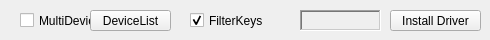
   <widget class="QWidget" name="multi_input">
    <attribute name="title">
     <string>Multi-Input</string>
    </attribute>
    <widget class="QLabel" name="multiInputStatusLabel">
     <property name="geometry">
      <rect>
       <x>300</x>
       <y>10</y>
       <width>81</width>
       <height>21</height>
      </rect>
     </property>
     <property name="frameShape">
      <enum>QFrame::Shape::WinPanel</enum>
     </property>
     <property name="frameShadow">
      <enum>QFrame::Shadow::Sunken</enum>
     </property>
     <property name="alignment">
      <set>Qt::AlignmentFlag::AlignCenter</set>
     </property>
    </widget>
    <widget class="QPushButton" name="installInterceptionButton">
     <property name="geometry">
      <rect>
       <x>390</x>
       <y>10</y>
       <width>91</width>
       <height>21</height>
      </rect>
     </property>
     <property name="focusPolicy">
      <enum>Qt::FocusPolicy::NoFocus</enum>
     </property>
     <property name="text">
      <string>Install Driver</string>
     </property>
     <property name="autoDefault">
      <bool>false</bool>
     </property>
    </widget>
    <widget class="QCheckBox" name="filterKeysCheckBox">
     <property name="geometry">
      <rect>
       <x>190</x>
       <y>10</y>
       <width>91</width>
       <height>21</height>
      </rect>
     </property>
     <property name="focusPolicy">
      <enum>Qt::FocusPolicy::NoFocus</enum>
     </property>
     <property name="text">
      <string>FilterKeys</string>
     </property>
     <property name="checked">
      <bool>true</bool>
     </property>
    </widget>
    <widget class="QCheckBox" name="multiInputEnableCheckBox">
     <property name="geometry">
      <rect>
       <x>20</x>
       <y>10</y>
       <width>71</width>
       <height>21</height>
      </rect>
     </property>
     <property name="focusPolicy">
      <enum>Qt::FocusPolicy::NoFocus</enum>
     </property>
     <property name="text">
      <string>MultiDevice</string>
     </property>
    </widget>
    <widget class="QPushButton" name="multiInputDeviceListButton">
     <property name="geometry">
      <rect>
       <x>90</x>
       <y>10</y>
       <width>81</width>
       <height>21</height>
      </rect>
     </property>
     <property name="focusPolicy">
      <enum>Qt::FocusPolicy::NoFocus</enum>
     </property>
     <property name="text">
      <string>DeviceList</string>
     </property>
     <property name="autoDefault">
      <bool>false</bool>
     </property>
    </widget>
   </widget>
